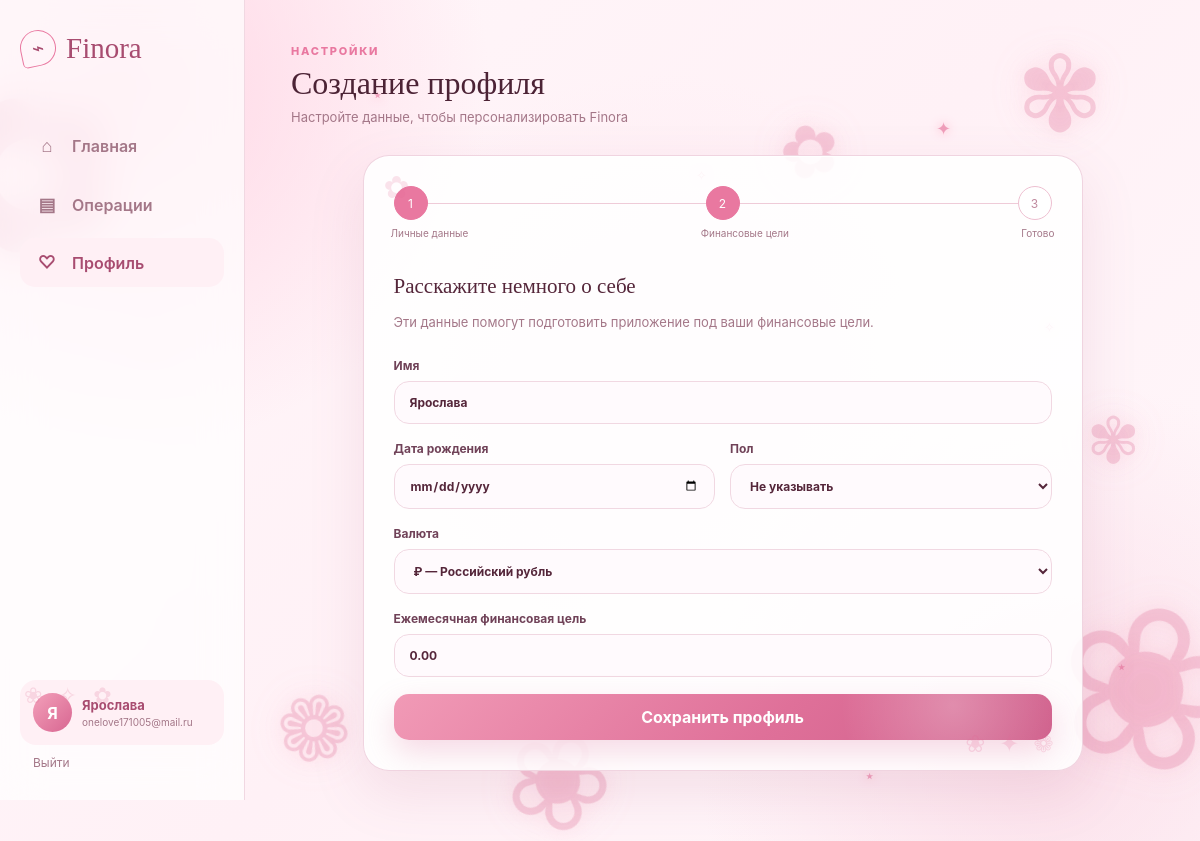
Screenshot of /profile (signed in) with the database file from the repository.
### app.py (models this page shows, shortened)
class User(UserMixin, db.Model):
    __tablename__ = "users"
    id = db.Column(db.Integer, primary_key=True)
    name = db.Column(db.String(80), nullable=False)
    email = db.Column(db.String(120), unique=True, nullable=False, index=True)
    password_hash = db.Column(db.String(255), nullable=False)
    created_at = db.Column(db.DateTime, default=datetime.utcnow, nullable=False)
    profile = db.relationship(
        "Profile", back_populates="user", uselist=False,
        cascade="all, delete-orphan"
    )
    transactions = db.relationship(
        "Transaction", back_populates="user",
        cascade="all, delete-orphan"
    )
    categories = db.relationship(
        "Category", back_populates="user",
        cascade="all, delete-orphan"
    )
    tags = db.relationship(
        "Tag", back_populates="user",
        cascade="all, delete-orphan"
    )

class Profile(db.Model):
    __tablename__ = "profiles"
    id = db.Column(db.Integer, primary_key=True)
    user_id = db.Column(db.Integer, db.ForeignKey("users.id"), unique=True, nullable=False)
    birth_date = db.Column(db.Date, nullable=True)
    gender = db.Column(db.String(30), nullable=True)
    currency = db.Column(db.String(10), default="RUB", nullable=False)
    monthly_goal = db.Column(db.Numeric(12, 2), default=0, nullable=False)
    user = db.relationship("User", back_populates="profile")

### app.py (the view, shortened to what this page needs)
    @app.route("/profile", methods=["GET", "POST"])
    @login_required
    def profile():
        profile_obj = current_user.profile
        return render_template("profile/profile.html")

### app.py (called while the page is built)
@login_manager.user_loader
def load_user(user_id):
    return db.session.get(User, int(user_id))

### templates/profile/profile.html (shortened to what this page needs)
{% extends "base.html" %}
{% block content %}
<header class="page-heading">
    <div>
        <p class="eyebrow">НАСТРОЙКИ</p>
        <h1>Создание профиля</h1>
        <p class="muted">Настройте данные, чтобы персонализировать Finora</p>
    </div>
</header>
<section class="profile-panel">
    <div class="profile-progress">
        <span class="progress-step active">1</span><i></i>
        <span class="progress-step active">2</span><i></i>
        <span class="progress-step">3</span>
    </div>
    <div class="progress-labels"><span>Личные данные</span><span>Финансовые цели</span><span>Готово</span></div>
    <div class="profile-copy">
        <h2>Расскажите немного о себе</h2>
        <p>Эти данные помогут подготовить приложение под ваши финансовые цели.</p>
    </div>
    <form method="post" class="form-stack">
        <label>Имя
            <input name="name" type="text" value="{{ current_user.name }}" required>
        </label>
        <div class="two-columns">
            <label>Дата рождения
                <input name="birth_date" type="date" value="{{ current_user.profile.birth_date.isoformat() if current_user.profile.birth_date else '' }}">
            </label>
            <label>Пол
                <select name="gender">
                    <option value="">Не указывать</option>
                </select>
            </label>
        </div>
        <label>Валюта
            <select name="currency">
                {% for code, label in [('RUB','₽ — Российский рубль'), ('USD','$ — Доллар США'), ('EUR','€ — Евро'), ('GBP','£ — Фунт стерлингов')] %}
                <option value="{{ code }}" {{ 'selected' if current_user.profile.currency == code }}>{{ label }}</option>
                {% endfor %}
            </select>
        </label>
        <label>Ежемесячная финансовая цель
            <input name="monthly_goal" type="number" min="0" step="0.01" value="{{ current_user.profile.monthly_goal }}">
        </label>
        <button class="btn btn-primary btn-full" type="submit">Сохранить профиль</button>
    </form>
</section>
{% endblock %}

### templates/base.html (shortened to what this page needs)
<!doctype html>
<html lang="ru">
<head>
    <link rel="stylesheet" href="{{ url_for('static', filename='css/style.css') }}">
</head>
<body>
<div class="flower flower-one">✿</div>
<div class="flower flower-two">❀</div>
<div class="flower flower-three">✾</div>
<div class="flower flower-four">❁</div>
<div class="flower flower-five">✿</div>
<div class="flower flower-six">❀</div>
<div class="flower flower-seven">✾</div>
<div class="sparkles" aria-hidden="true">
    <span>✦</span><span>✧</span><span>⋆</span><span>✦</span><span>✧</span>
    <span>⋆</span><span>✦</span><span>✧</span><span>⋆</span><span>✦</span>
    <span>✧</span><span>⋆</span>
</div>
{% if current_user.is_authenticated %}
<div class="app-shell">
    <aside class="sidebar">
        <a class="brand" href="{{ url_for('dashboard') }}">
            <span class="brand-mark">⌁</span>
            <span>Finora</span>
        </a>
        <nav class="nav">
            <a class="{{ 'active' if request.endpoint == 'dashboard' else '' }}" href="{{ url_for('dashboard') }}">
                <span>⌂</span> Главная
            </a>
            <a class="{{ 'active' if request.endpoint in ['transactions', 'add_transaction'] else '' }}" href="{{ url_for('transactions') }}">
                <span>▤</span> Операции
            </a>
            <a class="{{ 'active' if request.endpoint == 'profile' else '' }}" href="{{ url_for('profile') }}">
                <span>♡</span> Профиль
            </a>
        </nav>
        <div class="sidebar-bottom">
            <a class="user-mini" href="{{ url_for('profile') }}">
                <span class="avatar">{{ current_user.name[:1]|upper }}</span>
                <span>
                    <strong>{{ current_user.name }}</strong>
                    <small>{{ current_user.email }}</small>
                </span>
            </a>
            <a class="logout" href="{{ url_for('logout') }}">Выйти</a>
        </div>
    </aside>
    <main class="main-content">
        {% block content %}{% endblock %}
    </main>
</div>
{% endif %}
</body>
</html>

### rows the page displays
User: name "Я", name "Ярослава", email "onelove171005@mail.ru"
Profile: monthly_goal "0.00"

### other values shown
form field currency "₽ — Российский рубль"
